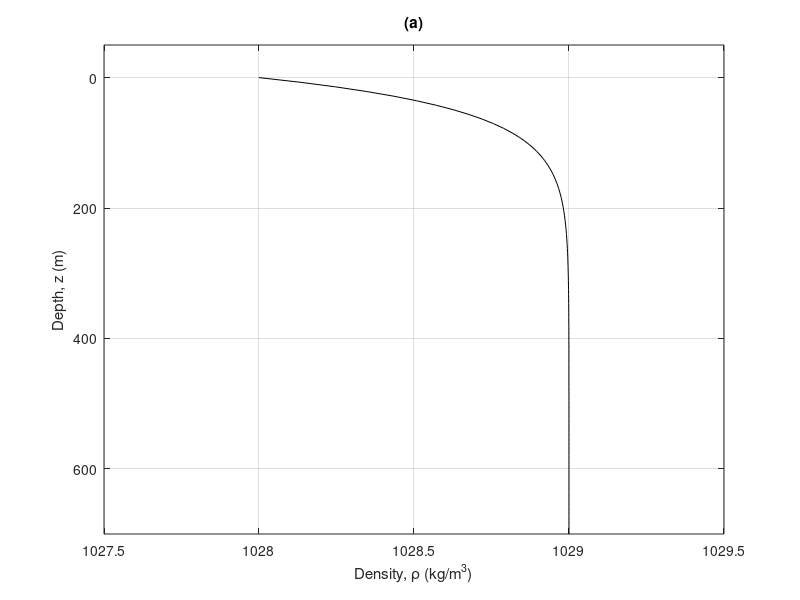
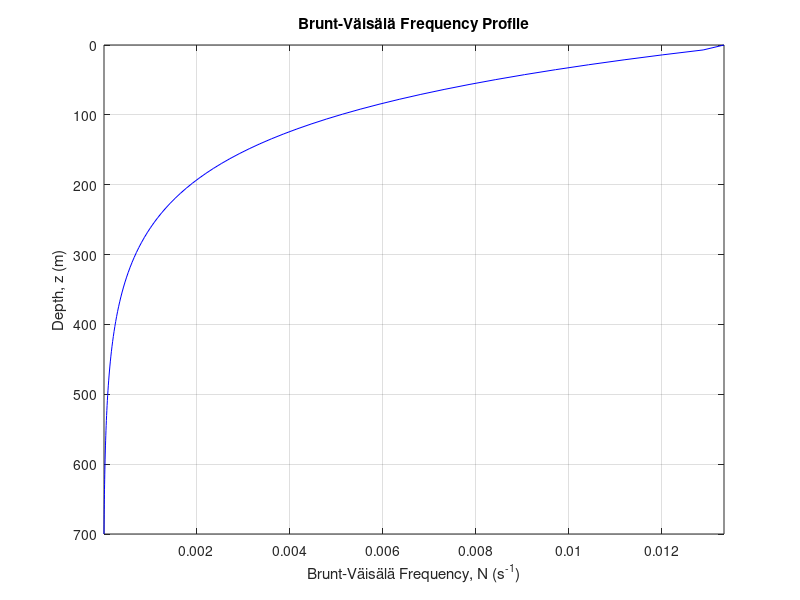

Reproduce these figures in MATLAB, in order.
clear all; close all; clc

depth = linspace(0, 700, 100); 
density = 1029 + -(exp(-depth / 50)); 

figure;
plot(density, depth, 'k');

xlabel('Density, \rho (kg/m^3)');
ylabel('Depth, z (m)');

title('(a)');

xlim([1027.5 1029.5]);
ylim([-50 700]);

% Show the plot
grid on;
axis ij


%%

g = 9.81;  
rho_0 = 1029; 

d_rho_dz = gradient(density, depth);

N2 = (g / rho_0) * d_rho_dz;

% Calculate N (Brunt-Väisälä frequency)
N = sqrt(N2);

figure;
plot(N, depth, 'b'); 

xlabel('Brunt-Väisälä Frequency, N (s^{-1})');
ylabel('Depth, z (m)');

title('Brunt-Väisälä Frequency Profile');
xlim([min(N) max(N)]);
ylim([0 700]);

% Invert the y-axis for depth
axis ij
grid on;


%%

g = 9.81;  
rho_0 = 1029; 

h1 = 100;  % Upper layer depth (m)
h2 = 700 - h1;  % Lower layer depth (m)

delta_rho = max(density) - min(density); 

% Long-wave speed c0 (Eqn 8)
c0 = sqrt((g * delta_rho / rho_0) * (h1 * h2) / (h1 + h2));

% Nonlinear coefficient alpha (Eqn 8)
alpha = (3/2) * ( (h1 - h2) / (h1 * h2) ) ;

% Estimate eta_0 (the vertical displacement amplitude, an approximation)
eta_0 = 20;

% Calculate the nonlinear phase speed V (Eqn 14)
V = c0 * (1 + ( (2/3) * alpha * eta_0));

% Display the results
fprintf('Long-wave phase speed (c0): %.2f m/s\n', c0);
fprintf('Nonlinear phase speed (V): %.2f m/s\n', V);
